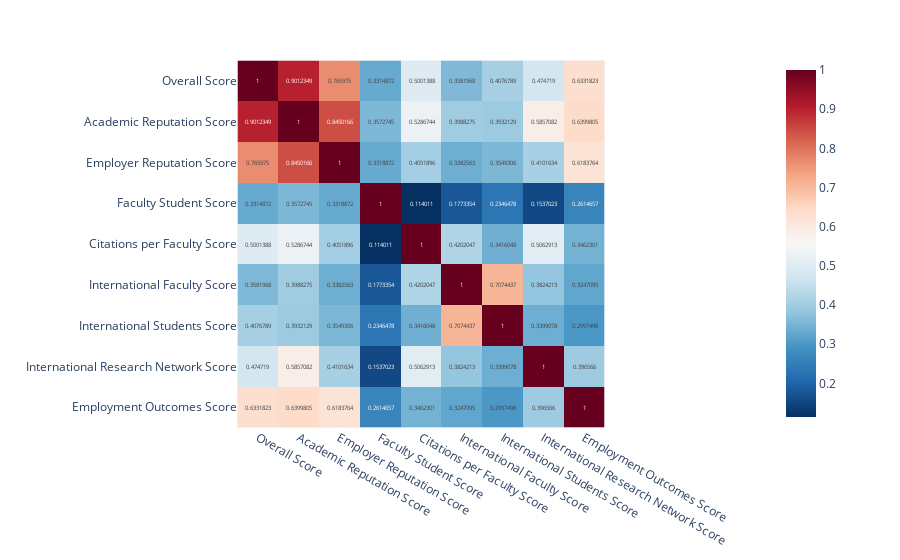

The notebook cell this image was saved under:
### Code cell
##plotar correlação entre os fatores considerados usando plotly
fig = px.imshow(corr_2023_2025,text_auto=True,color_continuous_scale='RdBu_r')
fig.show()

### Figure 1 — Plotly figure (JSON) as saved in the notebook; plotly's stock layout.template omitted (floating-point values rounded to 4 significant figures)
{"data": [{"coloraxis": "coloraxis", "hovertemplate": "x: %{x}<br>y: %{y}<br>color: %{z}<extra></extra>", "name": "0", "texttemplate": "%{z}", "type": "heatmap", "x": ["Overall Score", "Academic Reputation Score", "Employer Reputation Score", "Faculty Student Score", "Citations per Faculty Score", "International Faculty Score", "International Students Score", "International Research Network Score", "Employment Outcomes Score"], "xaxis": "x", "y": ["Overall Score", "Academic Reputation Score", "Employer Reputation Score", "Faculty Student Score", "Citations per Faculty Score", "International Faculty Score", "International Students Score", "International Research Network Score", "Employment Outcomes Score"], "yaxis": "y", "z": [[1, 0.9012, 0.766, 0.3315, 0.5001, 0.3582, 0.4077, 0.4747, 0.6332], [0.9012, 1, 0.845, 0.3573, 0.5287, 0.3988, 0.3932, 0.5857, 0.64], [0.766, 0.845, 1, 0.3319, 0.4052, 0.3383, 0.3549, 0.4102, 0.6184], [0.3315, 0.3573, 0.3319, 1, 0.114, 0.1773, 0.2346, 0.1537, 0.2615], [0.5001, 0.5287, 0.4052, 0.114, 1, 0.4202, 0.3416, 0.5063, 0.3462], [0.3582, 0.3988, 0.3383, 0.1773, 0.4202, 1, 0.7074, 0.3824, 0.3247], [0.4077, 0.3932, 0.3549, 0.2346, 0.3416, 0.7074, 1, 0.3399, 0.2997], [0.4747, 0.5857, 0.4102, 0.1537, 0.5063, 0.3824, 0.3399, 1, 0.3966], [0.6332, 0.64, 0.6184, 0.2615, 0.3462, 0.3247, 0.2997, 0.3966, 1]]}], "layout": {"coloraxis": {"colorscale": [[0, "rgb(5,48,97)"], [0.1, "rgb(33,102,172)"], [0.2, "rgb(67,147,195)"], [0.3, "rgb(146,197,222)"], [0.4, "rgb(209,229,240)"], [0.5, "rgb(247,247,247)"], [0.6, "rgb(253,219,199)"], [0.7, "rgb(244,165,130)"], [0.8, "rgb(214,96,77)"], [0.9, "rgb(178,24,43)"], [1, "rgb(103,0,31)"]]}, "margin": {"t": 60}, "xaxis": {"anchor": "y", "constrain": "domain", "domain": [0, 1], "scaleanchor": "y"}, "yaxis": {"anchor": "x", "autorange": "reversed", "constrain": "domain", "domain": [0, 1]}}}
